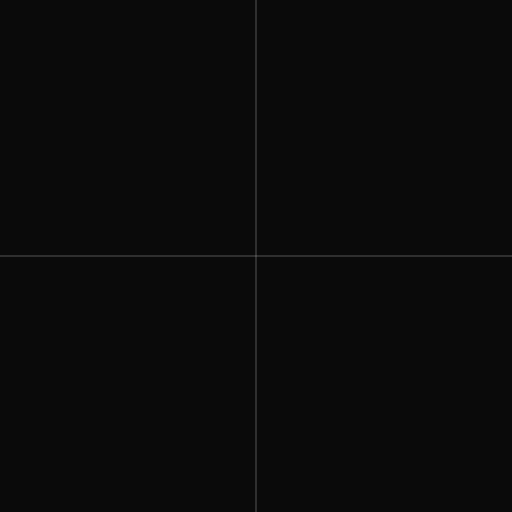
Frame 1 (no input)
Frame 60 (no input): identical to frame 1, image omitted
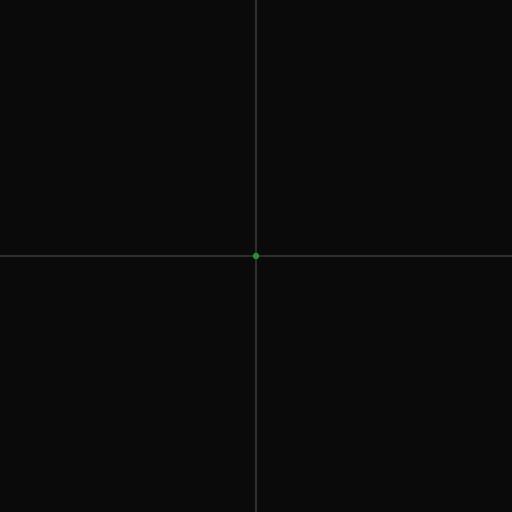
Frame 120 (the mouse pressed at the canvas centre since frame 60)

The p5.js sketch that drew these frames (run headless with seeded random() and noise() and a simulated clock; from frame 60 on, the mouse is pressed at the canvas centre):

// p5.js sketch
// ── sketch.js
const canvas_w = 512;
const canvas_h = 512;

const pts = [];

let slope = 1;
let intercept = 0;

function setup() {
  createCanvas(canvas_w, canvas_h);
  background(10);

  translate(width / 2, height / 2);
  stroke(200, 50);
  strokeWeight(2);

  line(0, -height, 0, height);
  line(-width, 0, width, 0);
}


function draw() {
  translate(width / 2, height / 2);

  fill(30, 150, 40);
  noStroke();

  for (pt of pts) {
    ellipse(pt.x, pt.y, 5, 5);
  }

  if (pts.length >= 2) {
  	regression();

  	print(slope)
  	print(intercept)

  	const x1 = -width / 2;
  	const x2 = width / 2;
  	const y1 = slope * x1 + intercept;
  	const y2 = slope * x2 + intercept;

  	stroke(200)
  	line(x1, y1, x2, y2);
  }
}


function mousePressed() {
  const p = createVector(mouseX - width / 2, mouseY - width / 2);
  pts.push(p);
}


function regression() {
  const learning_rate = 0.01;

  for (let i = 0; i < pts.length; i++) {
  	const p = pts[i];
  	const pred = intercept + p.x * slope;
  	const resid = p.y - pred;

  	slope += resid * p.x * learning_rate;
  	intercept += resid * learning_rate;
  }
}


// # noinspection PyPep8Naming
// def linear_regression_sgd(X, y, learning_rate=0.01, max_iter=100):
//     # Convert 1d arrays to 2d w/ one column
//     if X.ndim == 1:
//         X = X.reshape((-1, 1))

//     slopes = np.ones(X.shape[1])
//     intercept = 0
//     history = []

//     meta = {'sse': 1000, 'intercept': intercept, 'slopes': slopes.copy()}
//     history.append(meta)
//     for i in range(max_iter):
//         sse = 0.0
//         for xi, yi in zip(X, y):
//             guess = intercept + np.sum(slopes * xi)
//             error = yi - guess
//             sse += error ** 2

//             slopes += error * xi * learning_rate
//             intercept += error * learning_rate

//         meta = {'sse': sse, 'intercept': intercept, 'slopes': slopes.copy()}
//         history.append(meta)

//     history = pd.DataFrame(history)
//     slope_cols = pd.DataFrame(history['slopes'].values.tolist())
//     history = history.drop(columns='slopes')
//     slope_cols.columns = [f'x{i}' for i in range(slope_cols.shape[1])]
//     history = pd.concat([history, slope_cols], axis=1)

//     return slopes, intercept, history
